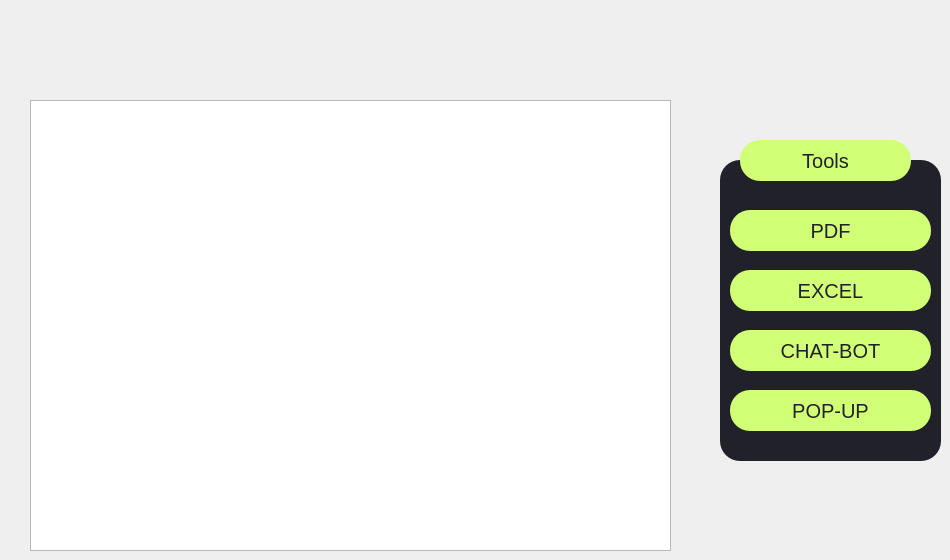
   <widget class="QWidget" name="page_3">
    <widget class="QTableView" name="tableView">
     <property name="geometry">
      <rect>
       <x>30</x>
       <y>100</y>
       <width>641</width>
       <height>451</height>
      </rect>
     </property>
    </widget>
    <widget class="QLabel" name="label_3">
     <property name="geometry">
      <rect>
       <x>720</x>
       <y>160</y>
       <width>221</width>
       <height>301</height>
      </rect>
     </property>
     <property name="styleSheet">
      <string notr="true">background-color: rgb(33, 33, 41);
border-radius:20px;
</string>
     </property>
     <property name="text">
      <string/>
     </property>
    </widget>
    <widget class="QPushButton" name="pushButton_46">
     <property name="geometry">
      <rect>
       <x>740</x>
       <y>140</y>
       <width>171</width>
       <height>41</height>
      </rect>
     </property>
     <property name="toolTip">
      <string>&lt;html&gt;&lt;head/&gt;&lt;body&gt;&lt;p&gt;&lt;span style=&quot; color:#d1d938;&quot;&gt;employees&lt;/span&gt;&lt;/p&gt;&lt;/body&gt;&lt;/html&gt;</string>
     </property>
     <property name="styleSheet">
      <string notr="true">QPushButton{
color:rgb(33, 33, 41);
font-family: 'Sans-Serif';
 font-size: 20px;    
 background-color: rgb(209, 255, 117);;
border-radius:20px;
font-color:white;


}</string>
     </property>
     <property name="text">
      <string>Tools</string>
     </property>
    </widget>
    <widget class="QPushButton" name="pushButton_47">
     <property name="geometry">
      <rect>
       <x>730</x>
       <y>210</y>
       <width>201</width>
       <height>41</height>
      </rect>
     </property>
     <property name="toolTip">
      <string>&lt;html&gt;&lt;head/&gt;&lt;body&gt;&lt;p&gt;&lt;span style=&quot; color:#d1d938;&quot;&gt;employees&lt;/span&gt;&lt;/p&gt;&lt;/body&gt;&lt;/html&gt;</string>
     </property>
     <property name="styleSheet">
      <string notr="true">QPushButton{
color:rgb(33, 33, 41);
font-family: 'Sans-Serif';
 font-size: 20px;    
 background-color: rgb(209, 255, 117);;
border-radius:20px;
font-color:white;


}</string>
     </property>
     <property name="text">
      <string>PDF</string>
     </property>
    </widget>
    <widget class="QPushButton" name="pushButton_48">
     <property name="geometry">
      <rect>
       <x>730</x>
       <y>270</y>
       <width>201</width>
       <height>41</height>
      </rect>
     </property>
     <property name="toolTip">
      <string>&lt;html&gt;&lt;head/&gt;&lt;body&gt;&lt;p&gt;&lt;span style=&quot; color:#d1d938;&quot;&gt;employees&lt;/span&gt;&lt;/p&gt;&lt;/body&gt;&lt;/html&gt;</string>
     </property>
     <property name="styleSheet">
      <string notr="true">QPushButton{
color:rgb(33, 33, 41);
font-family: 'Sans-Serif';
 font-size: 20px;    
 background-color: rgb(209, 255, 117);;
border-radius:20px;
font-color:white;


}</string>
     </property>
     <property name="text">
      <string>EXCEL</string>
     </property>
    </widget>
    <widget class="QPushButton" name="pushButton_49">
     <property name="geometry">
      <rect>
       <x>730</x>
       <y>330</y>
       <width>201</width>
       <height>41</height>
      </rect>
     </property>
     <property name="toolTip">
      <string>&lt;html&gt;&lt;head/&gt;&lt;body&gt;&lt;p&gt;&lt;span style=&quot; color:#d1d938;&quot;&gt;employees&lt;/span&gt;&lt;/p&gt;&lt;/body&gt;&lt;/html&gt;</string>
     </property>
     <property name="styleSheet">
      <string notr="true">QPushButton{
color:rgb(33, 33, 41);
font-family: 'Sans-Serif';
 font-size: 20px;    
 background-color: rgb(209, 255, 117);;
border-radius:20px;
font-color:white;


}</string>
     </property>
     <property name="text">
      <string>CHAT-BOT</string>
     </property>
    </widget>
    <widget class="QPushButton" name="pushButton_50">
     <property name="geometry">
      <rect>
       <x>730</x>
       <y>390</y>
       <width>201</width>
       <height>41</height>
      </rect>
     </property>
     <property name="toolTip">
      <string>&lt;html&gt;&lt;head/&gt;&lt;body&gt;&lt;p&gt;&lt;span style=&quot; color:#d1d938;&quot;&gt;employees&lt;/span&gt;&lt;/p&gt;&lt;/body&gt;&lt;/html&gt;</string>
     </property>
     <property name="styleSheet">
      <string notr="true">QPushButton{
color:rgb(33, 33, 41);
font-family: 'Sans-Serif';
 font-size: 20px;    
 background-color: rgb(209, 255, 117);;
border-radius:20px;
font-color:white;


}</string>
     </property>
     <property name="text">
      <string>POP-UP</string>
     </property>
    </widget>
   </widget>
